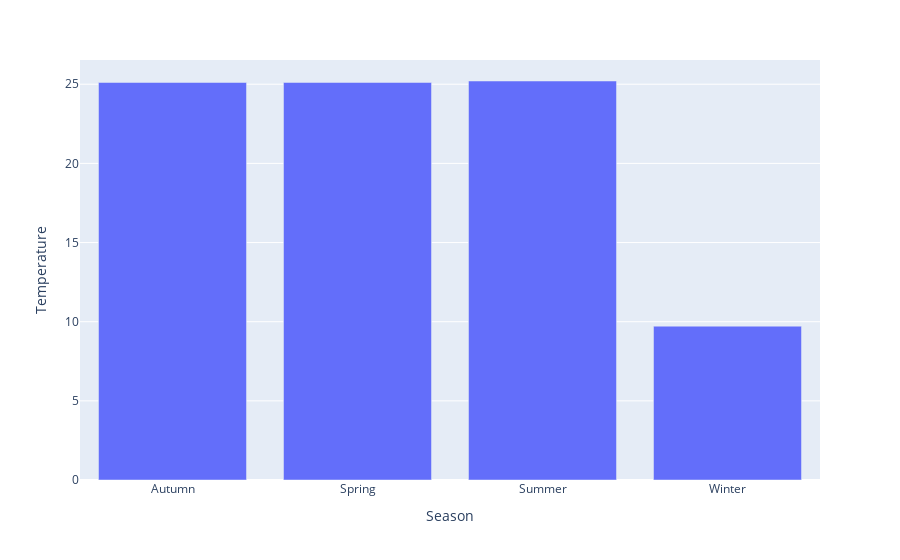

Here is the notebook cell this chart was saved with:
### Code cell
fig = px.bar(Avg_temperrature, x='Season', y='Temperature')
fig.show()

### Figure 1 — Plotly figure (JSON) as saved in the notebook; plotly's stock layout.template omitted (floating-point values rounded to 4 significant figures)
{"data": [{"hovertemplate": "Season=%{x}<br>Temperature=%{y}<extra></extra>", "legendgroup": "", "marker": {"color": "#636efa", "pattern": {"shape": ""}}, "name": "", "orientation": "v", "showlegend": false, "textposition": "auto", "type": "bar", "x": ["Autumn", "Spring", "Summer", "Winter"], "xaxis": "x", "y": [25.11, 25.11, 25.2, 9.718], "yaxis": "y"}], "layout": {"barmode": "relative", "legend": {"tracegroupgap": 0}, "margin": {"t": 60}, "xaxis": {"anchor": "y", "domain": [0, 1], "title": {"text": "Season"}}, "yaxis": {"anchor": "x", "domain": [0, 1], "title": {"text": "Temperature"}}}}
